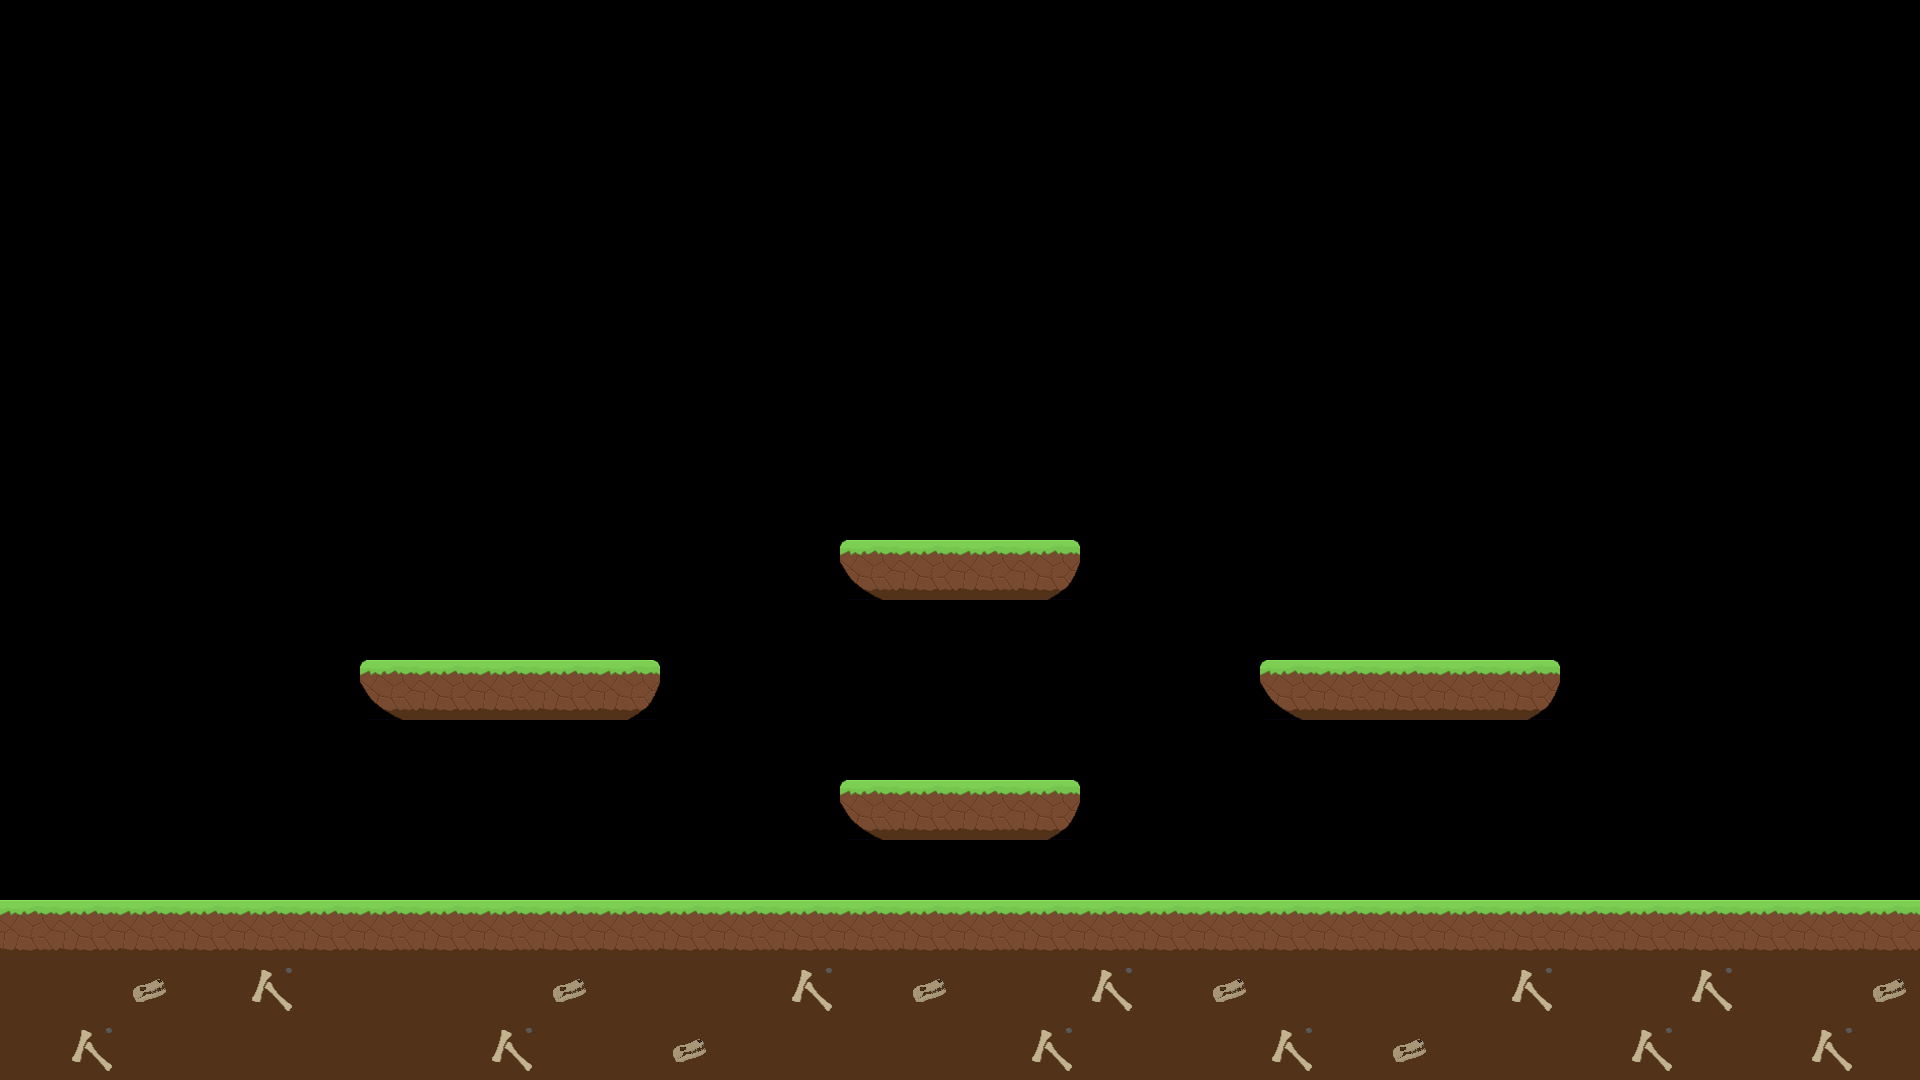

A level layout from a 2D game, rendered from its tile map. Below: a short description, then the map file with its tile-grid data intact:
An orthogonal 32x18 tile map with 60x60 px tiles, 1 tile layer (Tile Layer 1) and 11 objects (5x platform, 3x worldBorder, 2x enemySpawnPoint, playerSpawnPoint).

<map version="1.4" tiledversion="1.4.2" orientation="orthogonal" renderorder="right-down" width="32" height="18" tilewidth="60" tileheight="60" infinite="0" nextlayerid="9" nextobjectid="90">
 <tileset firstgid="1" name="TextureSheet60px" tilewidth="60" tileheight="60" tilecount="16" columns="4">
  <image source="TextureSheet60px.png" width="240" height="240" />
 </tileset>
 <objectgroup id="2" name="Object Layer 1">
  <object id="4" type="platform" x="0" y="900" width="1920" height="180" />
  <object id="32" type="worldBorder" x="-120" y="-120" width="120" height="1200" />
  <object id="57" type="worldBorder" x="0" y="-120" width="1920" height="120" />
  <object id="60" type="worldBorder" x="1920" y="-120" width="120" height="1200" />
  <object id="82" type="enemySpawnPoint" x="30" y="810" />
  <object id="83" type="enemySpawnPoint" x="1890" y="810" />
  <object id="84" type="playerSpawnPoint" x="960" y="450" />
  <object id="85" type="platform" x="840" y="540" width="240" height="60" />
  <object id="86" type="platform" x="1260" y="660" width="300" height="60" />
  <object id="87" type="platform" x="840" y="780" width="240" height="60" />
  <object id="88" type="platform" x="360" y="660" width="300" height="60" />
 </objectgroup>
 <layer id="1" name="Tile Layer 1" width="32" height="18">
  <data encoding="csv">
0,0,0,0,0,0,0,0,0,0,0,0,0,0,0,0,0,0,0,0,0,0,0,0,0,0,0,0,0,0,0,0,
0,0,0,0,0,0,0,0,0,0,0,0,0,0,0,0,0,0,0,0,0,0,0,0,0,0,0,0,0,0,0,0,
0,0,0,0,0,0,0,0,0,0,0,0,0,0,0,0,0,0,0,0,0,0,0,0,0,0,0,0,0,0,0,0,
0,0,0,0,0,0,0,0,0,0,0,0,0,0,0,0,0,0,0,0,0,0,0,0,0,0,0,0,0,0,0,0,
0,0,0,0,0,0,0,0,0,0,0,0,0,0,0,0,0,0,0,0,0,0,0,0,0,0,0,0,0,0,0,0,
0,0,0,0,0,0,0,0,0,0,0,0,0,0,0,0,0,0,0,0,0,0,0,0,0,0,0,0,0,0,0,0,
0,0,0,0,0,0,0,0,0,0,0,0,0,0,0,0,0,0,0,0,0,0,0,0,0,0,0,0,0,0,0,0,
0,0,0,0,0,0,0,0,0,0,0,0,0,0,0,0,0,0,0,0,0,0,0,0,0,0,0,0,0,0,0,0,
0,0,0,0,0,0,0,0,0,0,0,0,0,0,0,0,0,0,0,0,0,0,0,0,0,0,0,0,0,0,0,0,
0,0,0,0,0,0,0,0,0,0,0,0,0,0,1,2,2,3,0,0,0,0,0,0,0,0,0,0,0,0,0,0,
0,0,0,0,0,0,0,0,0,0,0,0,0,0,0,0,0,0,0,0,0,0,0,0,0,0,0,0,0,0,0,0,
0,0,0,0,0,0,1,2,2,2,3,0,0,0,0,0,0,0,0,0,0,1,2,2,2,3,0,0,0,0,0,0,
0,0,0,0,0,0,0,0,0,0,0,0,0,0,0,0,0,0,0,0,0,0,0,0,0,0,0,0,0,0,0,0,
0,0,0,0,0,0,0,0,0,0,0,0,0,0,1,2,2,3,0,0,0,0,0,0,0,0,0,0,0,0,0,0,
0,0,0,0,0,0,0,0,0,0,0,0,0,0,0,0,0,0,0,0,0,0,0,0,0,0,0,0,0,0,0,0,
2,2,2,2,2,2,2,2,2,2,2,2,2,2,2,2,2,2,2,2,2,2,2,2,2,2,2,2,2,2,2,2,
11,11,15,11,16,11,11,11,11,15,11,11,11,16,11,15,11,11,16,11,15,11,11,11,11,16,11,11,16,11,11,15,
11,16,11,11,11,11,11,11,16,11,11,15,11,11,11,11,11,16,11,11,11,16,11,15,11,11,11,16,11,11,16,11
</data>
 </layer>
</map>
